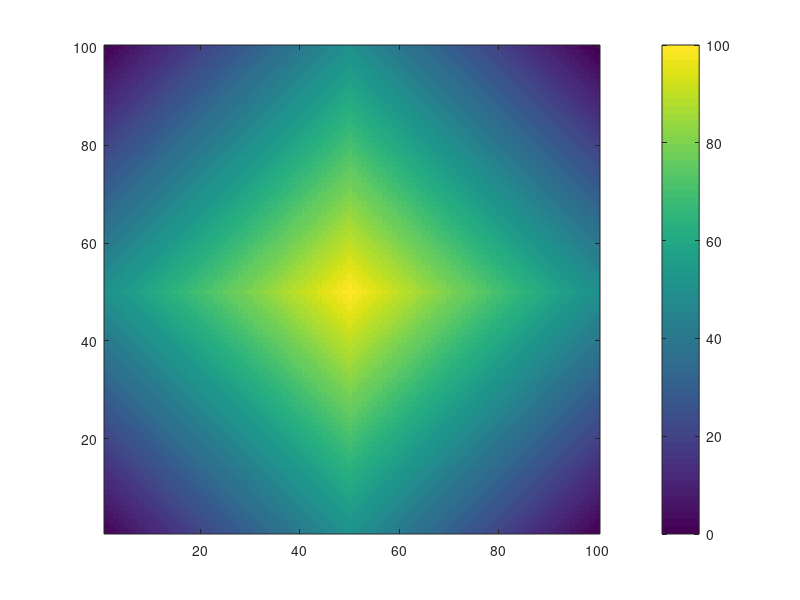

Recreate this plot in MATLAB.
Z=zeros(100,100);
for X=1:50
    for Y=1:50
        Z(Y,X)=X+Y;
    end
end
for X=51:100
    for Y=1:50
        Z(Y,X)=Y-X+100;
    end
end
for X=1:50
    for Y=51:100
        Z(Y,X)=X-Y+100;
    end
end
for X=51:100
    for Y=51:100
        Z(Y,X)=200-(X+Y);
    end
end
imagesc(Z);set(gca,'YDir','normal');colorbar;
